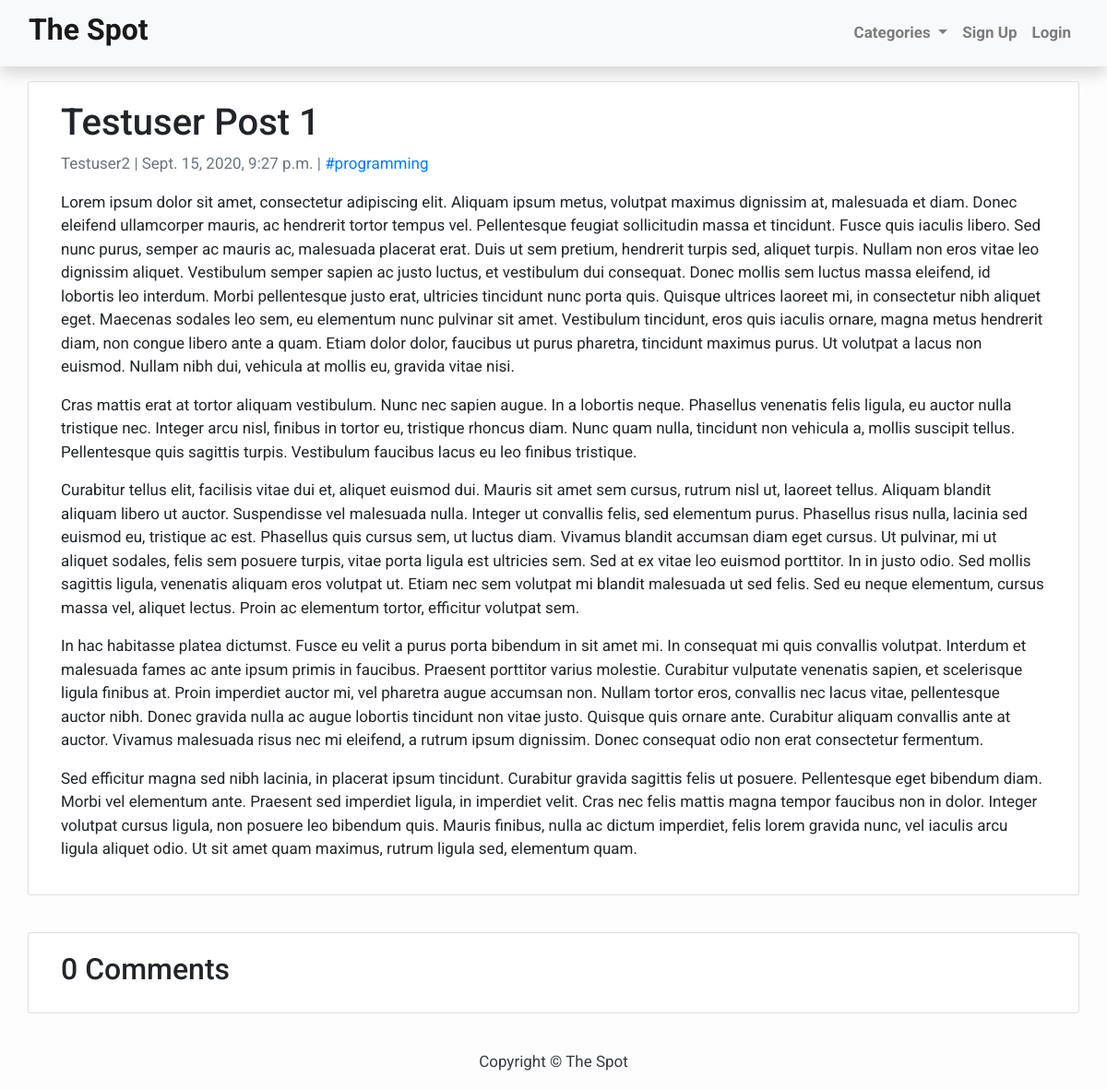
Screenshot of /posts/testuserpost1/ with the database file from the repository.
### blog/models.py (models this page shows, shortened)
class Post(models.Model):
    title = models.CharField(max_length = 100, unique = True)
    slug = models.SlugField(max_length = 100, unique = True)
    author = models.ForeignKey(User, on_delete = models.CASCADE, related_name = 'blog_posts')
    update_date = models.DateTimeField(auto_now = True)
    content = RichTextField(blank=True, null=True)
    create_date = models.DateTimeField(auto_now_add = True)
    category = models.CharField(max_length = 100, default='uncategorized')
    likes = models.ManyToManyField(User, related_name="like_post")
    status = models.IntegerField(choices = STATUS, default = 0)
    class Meta:
        ordering = ['-create_date']

### blog/views.py (the view, shortened to what this page needs)
# urls.py: path('posts/<slug:slug>/', views.PostDetails.as_view(), name='post_details'),
class PostDetails(generic.DetailView):
    model = Post
    template_name = 'blog/post_details.html'
    def get(self, request, slug):
        template_name = 'blog/post_details.html'
        post = get_object_or_404(Post, slug=slug)
        comments = post.comments.filter(active=True)
        new_comment = None
        comment_form = CommentForm(request=request, initial={'name': request.user.username})
        return render(request, template_name, { 'post': post,
                                                'comments': comments,
                                                'new_comment': new_comment,
                                                'comment_form': comment_form})

### blog/context_processors.py (called while the page is built)
def categories(request):
    cat = Category.objects.all()
    return {
        'categories': cat
    }

### blog/models.py (called while the page is built)
    def __str__(self):
        return self.name

### blog/templates/blog/post_details.html (shortened to what this page needs)
{% extends 'blog/base.html' %} {% block content %}
<div class="container">
  <div class="row justify-content-center">
    <div class="col-md-12 card mb-4  mt-3 left  top">
      <div class="card-body">
        <h1>{% block title %} {{ post.title }} {% endblock title %}</h1>
        <p class=" text-muted">{{ post.author }} | {{ post.create_date }} | <a href="{% url 'blog:category' post.category%}">#{{post.category | slugify}}</a>
        <p class="card-text ">{{ post.content | safe }}</p>
      </div>
    </div>
    <div class="col-md-12 card mb-4  mt-3 ">
      <div class="card-body">
        <h2>{{ comments.count}} Comments</h2>
      </div>
    </div>
  </div>
</div>
{% endblock content %}

### blog/templates/blog/base.html (shortened to what this page needs)
<!DOCTYPE html>
<html>
    <head>
        <link rel="stylesheet" href="https://stackpath.bootstrapcdn.com/bootstrap/4.5.2/css/bootstrap.min.css">
    </head>
    <body>
        <nav class="navbar navbar-expand-lg navbar-light bg-light shadow" id="mainNav">
            <div class="container-fluid">
                <a class="navbar-brand" href="{% url 'blog:home' %}"><h2 class="font-weight-bold">The Spot</h2></a>
                <div class="collapse navbar-collapse" id="navbarResponsive">
                    <ul class="navbar-nav ml-auto">
                        <li class="nav-item dropdown">
                            <a class="nav-link dropdown-toggle font-weight-bolder" href="#" id="navbarDropdown" role="button" data-toggle="dropdown" aria-haspopup="true" aria-expanded="false">
                              Categories
                            </a>
                        </li>
                        {% if user.is_authenticated %}
                        <li class="nav-item text-black">
                            <a class="nav-link text-black font-weight-bold" href="{% url 'blog:my_posts' %}">My Posts</a>
                        </li>
                        <li class="nav-item text-black">
                            <a class="nav-link text-black font-weight-bold" href="{% url 'blog:add_post' %}">Add Post</a>
                        </li>
                        <li class="nav-item text-black">
                            <a class="nav-link text-black font-weight-bold" href="{% url 'blog:account' %}">Account</a>
                        </li>
                        <li class="nav-item text-black">
                            <a class="nav-link text-black font-weight-bold" href="{% url 'blog:logout' %}">Logout</a>
                        </li>
                        {% else %}
                        <li class="nav-item text-black">
                            <a class="nav-link text-black font-weight-bold" href="{% url 'blog:signup' %}">Sign Up</a>
                        </li>
                        <li class="nav-item text-black">
                            <a class="nav-link text-black font-weight-bold" href="{% url 'blog:login' %}">Login</a>
                        </li>
                        {% endif %}
                    </ul>
                </div>
            </div>
        </nav>
        {% block content %}{% endblock content %}
        <footer class="py-3 bg-grey">
            <p class="m-0 text-dark text-center ">Copyright &copy; The Spot</p>
        </footer>
    </body>
</html>

### blog/templates/blog/base.html (style rules this page uses)
body { font-family: "Roboto", sans-serif; font-size: 17px; background-color: #fdfdfd; }
.shadow { box-shadow: 0 4px 2px -2px rgba(0, 0, 0, 0.1); }

### rows the page displays
Post: title "Testuser Post 1", author "Testuser2", create_date "Sept. 15, 2020, 9:27 p.m.", category|slugify "programming", content "Lorem ipsum dolor sit amet, consectetur adipiscing elit. Aliquam ipsum metus, volutpat maximus dignissim at, malesuada et diam. Donec eleifend ullamcorper mauris, ac hendrerit tortor tempus vel. Pellentesque feugiat sollicitudin massa et tincidunt. Fusce quis iaculis libero. Sed nunc purus, semper ac mauris ac, malesuada placerat erat. Duis ut sem pretium, hendrerit turpis sed, aliquet turpis. Nullam non eros vitae leo dignissim aliquet. Vestibulum semper sapien ac justo luctus, et vestibulum dui consequat. Donec mollis sem luctus massa eleifend, id lobortis leo interdum. Morbi pellentesque justo erat, ultricies tincidunt nunc porta quis. Quisque ultrices laoreet mi, in consectetur nibh…"

### other values shown
{{ comments.count }} "0"
